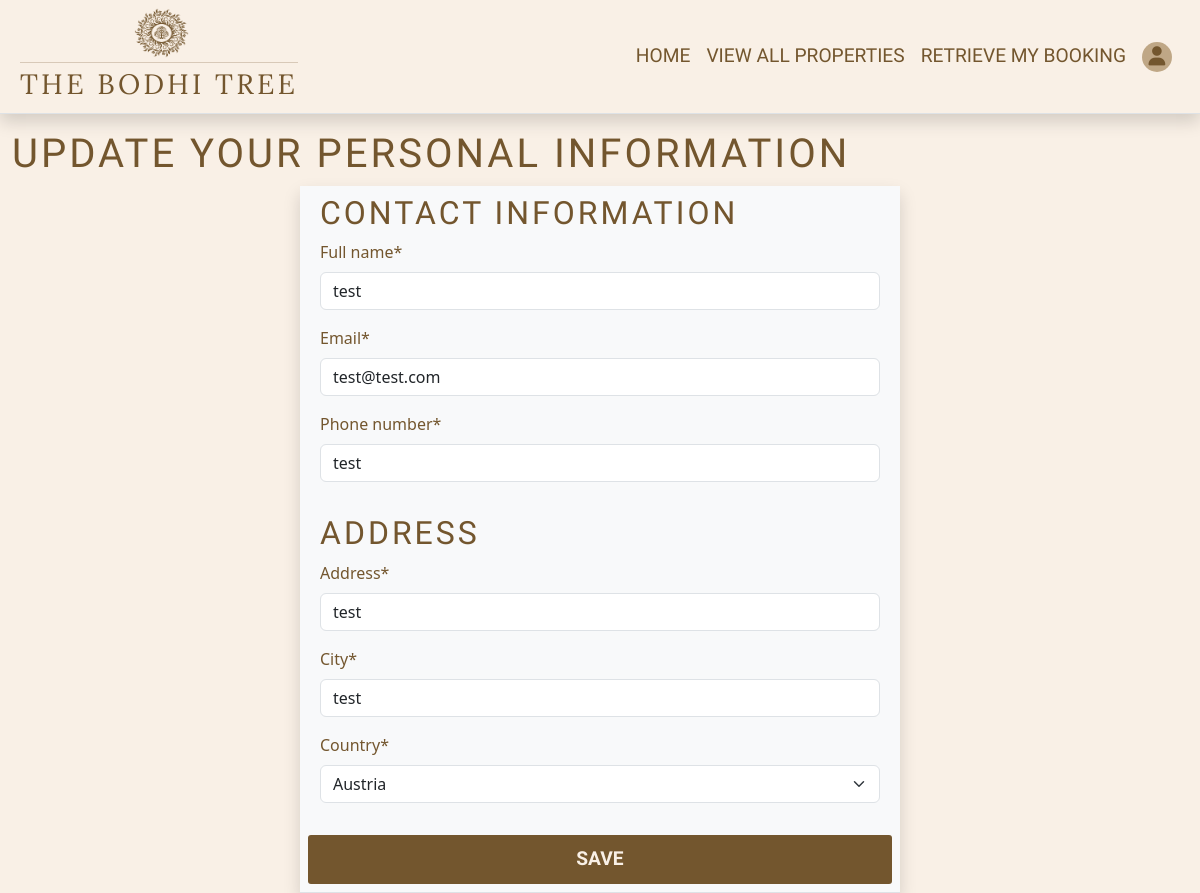
Screenshot of /booking/edit/BC59783503114E30A05B31091CF0AD65 with the database file from the repository.
### booking/models.py (models this page shows, shortened)
class Booking(models.Model):
    booking_number = models.CharField(
        max_length=32, null=False, editable=False
    )
    full_name = models.CharField(max_length=120, null=False, blank=False)
    email = models.EmailField(max_length=254, null=False, blank=False)
    phone_number = models.CharField(max_length=12, null=False, blank=False)
    address = models.CharField(max_length=120, null=False, blank=False)
    city = models.CharField(max_length=120, null=False, blank=False)
    country = CountryField(null=False, blank=False)
    checkin_date = models.DateField(null=False, blank=False)
    checkout_date = models.DateField(null=False, blank=False)
    number_of_guests = models.IntegerField(null=False, blank=False, default=0)
    property = models.ForeignKey(
        Property, null=False, blank=False, on_delete=models.CASCADE
    )
    price_total = models.DecimalField(
        max_digits=6, decimal_places=2, null=False, default=0
    )
    created_at = models.DateField(auto_now_add=True)
    user = models.ForeignKey(
        User, null=True, default=None, on_delete=models.CASCADE
    )

### booking/views.py (the view)
# urls.py: path('edit/<booking_number>', views.edit_booking, name='edit_booking'),
def edit_booking(request, booking_number):
    if request.method == 'POST':
        booking = get_object_or_404(Booking, booking_number=booking_number)
        form = BookingForm(request.POST)
        full_name = request.POST['full_name']
        email = request.POST['email']
        phone_number = request.POST['phone_number']
        address = request.POST['address']
        city = request.POST['city']
        country = request.POST['country']
        if form.is_valid:
            booking.full_name = full_name
            booking.email = email
            booking.phone_number = phone_number
            booking.address = address
            booking.city = city
            booking.country = country
            booking.save()
        return redirect('booking_details', booking_number=booking_number)
    else:
        booking = get_object_or_404(Booking, booking_number=booking_number)
        booking_form = BookingForm(instance=booking)
        template = 'booking/edit_booking.html'
        context = {
            'booking': booking,
            'form': booking_form,
        }
        return render(request, template, context)

### booking/forms.py
class BookingForm(forms.ModelForm):
    class Meta:
        model = Booking
        fields = [
            'full_name',
            'email',
            'phone_number',
            'address',
            'city',
            'country',
            'checkin_date',
            'checkout_date',
            'number_of_guests',
            'property',
        ]
        widgets = {
            'checkin_date': DateInput(),
            'checkout_date': DateInput(),
        }

### property/models.py (called while the page is built)
    def __str__(self):
        return self.name

### booking/templates/booking/edit_booking.html (shortened to what this page needs)
{% extends 'base.html' %}
{% block content %}
    <form action="{% url 'edit_booking' booking.booking_number %}" method="POST">
        <div class="row mt-3 custom-text-dark">
            <h1 class="custom-text-dark">Update your personal information</h1>
            <div class="col-12 col-md-6 m-auto bg-light border-bottom shadow">
                <fieldset class="row p-2">
                    <h2 class="custom-text-dark">Contact Information</h1>
                    {{ form.full_name | as_crispy_field }}
                    {{ form.email | as_crispy_field  }}
                    {{ form.phone_number | as_crispy_field }}
                </fieldset>
                <fieldset class="p-2">
                    <h2 class="custom-text-dark">Address</h2>
                    {{ form.address | as_crispy_field }}
                    {{ form.city | as_crispy_field }}
                    {{ form.country | as_crispy_field }}
                </fieldset>
                <fieldset class="row p-2">
                    <button class="submit-btn" type="submit">Save</button>
                </fieldset>
            </div>
        </div>
    </form>
{% endblock %}

### static/css/base.css (style rules this page uses)
body { background-color: #f9f0e6 !important; color: #73562e; font-family: 'Cabin', sans-serif; }
.custom-text-dark, .nav-item * { color: #73562e !important; }
h1, h2, h3 { text-transform: uppercase; letter-spacing: 3px; font-family: 'Cabin', sans-serif; }
.submit-btn { text-align: center; text-transform: uppercase; text-decoration: none; font-family: 'Cabin', sans-serif; background-color: #73562e; border-radius: 3px; color: #f9f0e6; border: none; font-weight: 600; font-size: 1.2rem; transition: 0.5s ease; padding: 10px 15px; }

### rows the page displays
Booking: full_name "test", email "test@test.com", phone_number "test", address "test", city "test", country "Austria"
